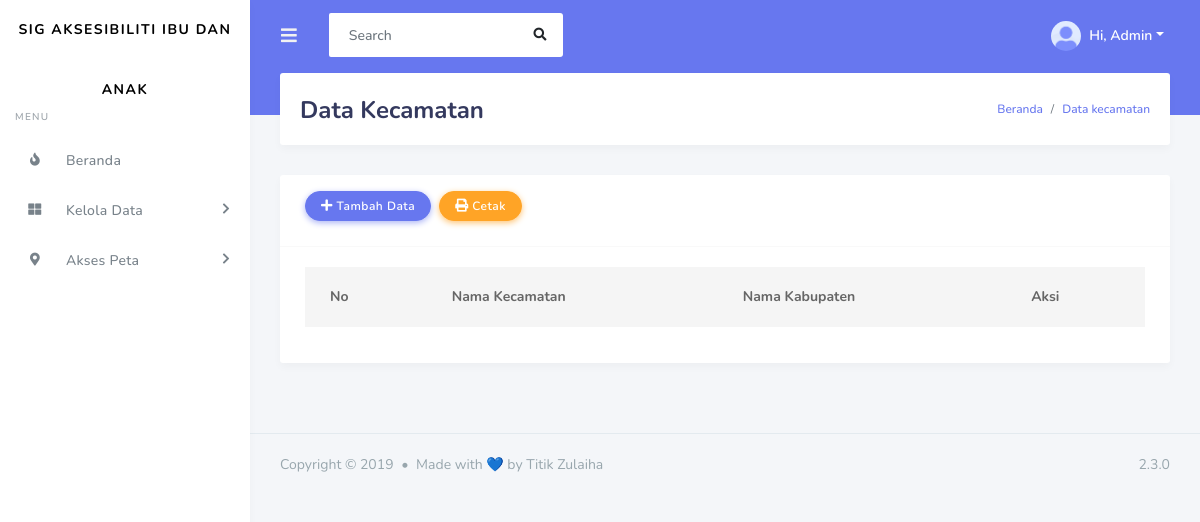
The app's page /admin/data_kecamatan.php (signed in), older data.
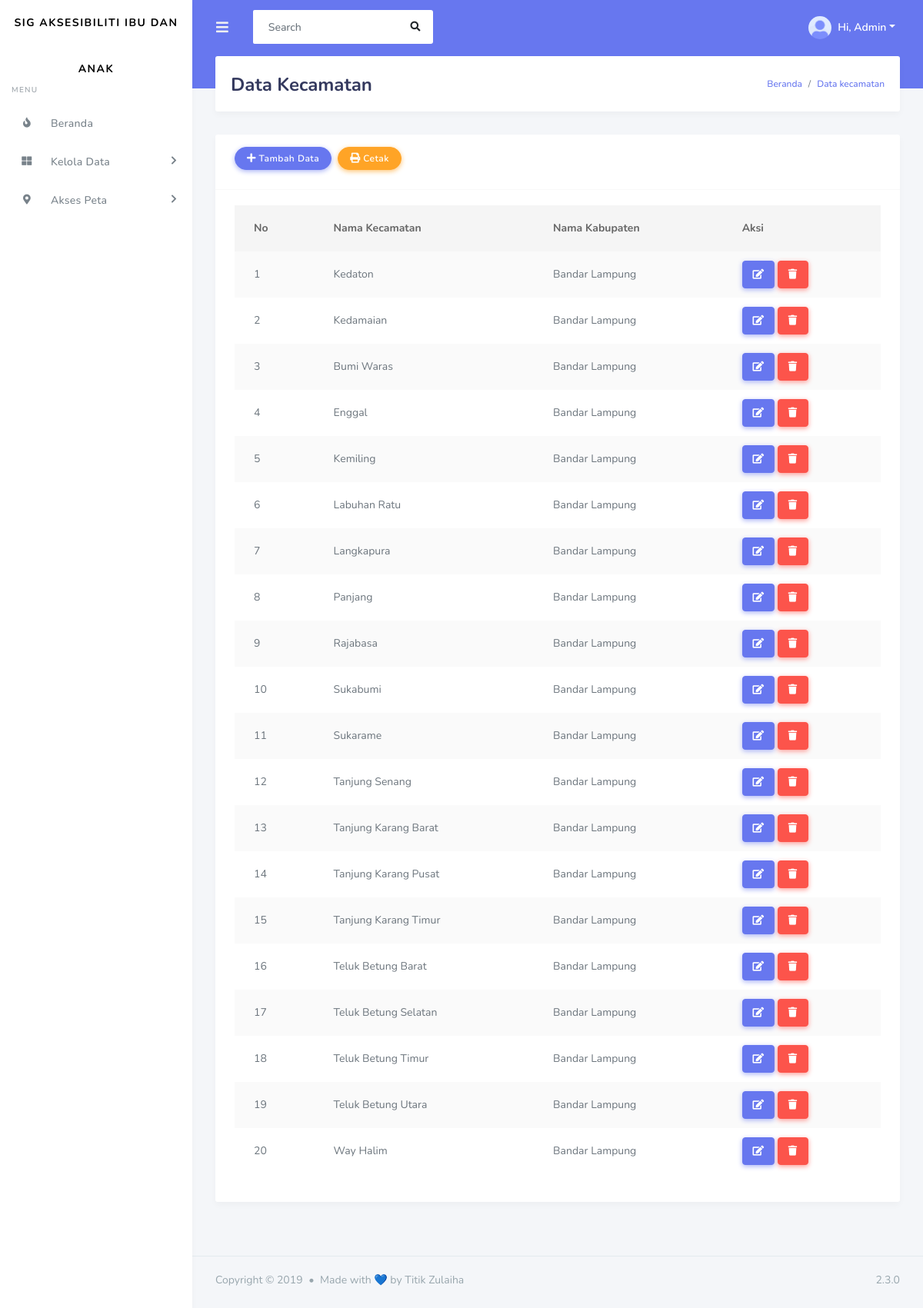
The same page, newer data.
### tables this page shows
CREATE TABLE `kecamatan` (
  `id_kecamatan` int(4) NOT NULL,
  `nama_kecamatan` varchar(150) NOT NULL,
  `area_kecamatan` varchar(150) DEFAULT NULL,
  `id_kabupaten` int(4) NOT NULL
);

CREATE TABLE `kabupaten` (
  `id_kabupaten` int(4) NOT NULL,
  `nama_kabupaten` varchar(150) NOT NULL,
  `area_kabupaten` varchar(150) DEFAULT NULL
);

### admin/data_kecamatan.php (the view, shortened to what this page needs)
<!DOCTYPE html>
<html lang="en">
<head>
    <link rel="stylesheet" href="../assets/modules/bootstrap/css/bootstrap.min.css">
    <link rel="stylesheet" href="https://use.fontawesome.com/releases/v5.7.2/css/all.css">
    <link rel="stylesheet" href="../assets/modules/datatables/datatables.min.css">
    <link rel="stylesheet" href="../assets/modules/datatables/DataTables-1.10.16/css/dataTables.bootstrap4.min.css">
    <link rel="stylesheet" href="../assets/modules/datatables/Select-1.2.4/css/select.bootstrap4.min.css">
    <link rel="stylesheet" href="../assets/css/style.css">
    <link rel="stylesheet" href="../assets/css/components.css">
</head>
<body>
    <div id="app">
        <div class="main-wrapper">
        <div class="navbar-bg"></div>
        <nav class="navbar navbar-expand-lg main-navbar">
            <form class="form-inline mr-auto">
            <ul class="navbar-nav mr-3">
                <li><a href="#" data-toggle="sidebar" class="nav-link nav-link-lg"><i class="fas fa-bars"></i></a></li>
            </ul>
            <div class="search-element">
                <input class="form-control" type="search" placeholder="Search" aria-label="Search" data-width="250">
                <button class="btn" type="submit"><i class="fas fa-search"></i></button>
            </div>
            </form>
            <ul class="navbar-nav navbar-right">
            <li class="dropdown"><a href="#" data-toggle="dropdown" class="nav-link dropdown-toggle nav-link-lg nav-link-user">
                <img alt="image" src="../assets/img/avatar/avatar-1.png" class="rounded-circle mr-1">
                <div class="d-sm-none d-lg-inline-block">Hi, Admin</div></a>
            </li>
            </ul>
        </nav>
        <div class="main-sidebar">
            <aside id="sidebar-wrapper">
            <div class="sidebar-brand">
                <a href="index.php">SIG Aksesibiliti Ibu dan Anak</a>
            </div>
            <ul class="sidebar-menu">
            <li class="menu-header">Menu</li>
            <li><a class="nav-link" href="index.php"><i class="fas fa-fire"></i> <span>Beranda</span></a></li>
                <li class="nav-item dropdown">
                    <a href="#" class="nav-link has-dropdown"><i class="fas fa-th-large"></i> <span>Kelola Data</span></a>
                </li>
                <li class="nav-item dropdown">
                    <a href="#" class="nav-link has-dropdown"><i class="fas fa-map-marker-alt"></i> <span>Akses Peta</span></a>
                </li>
            </aside>
        </div>
        <div class="main-content">
            <section class="section">
            <div class="section-header">
                <h1>Data Kecamatan</h1>
                <div class="section-header-breadcrumb">
                    <div class="breadcrumb-item"><a href="#">Beranda</a></div>
                    <div class="breadcrumb-item active"><a href="#">Data kecamatan</a></div>
                </div>
            </div>
            <div class="section-body">
                <div class="card">
                    <div class="card-header">
                        <div class="buttons">
                            <div class="card-header-form">
                                <div class="input-group">
                                    <a href="kecamatan/tambah_kecamatan.php" class="btn btn-primary" ><i class="fas fa-plus"></i> Tambah Data</a>
                                    <a href="cetakkecamatan.php" class="btn btn-warning" ><i class="fas fa-print"></i> Cetak</a>
                                </div>
                            </div>
                        </div>
                    </div>
                    <div class="card-body">
                        <div class="table-responsive">
                            <table id="data_kecamatan" class="table table-striped">
                                <thead>
                                    <tr>
                                        <th>No</th>
                                        <th>Nama Kecamatan</th>
                                        <th>Nama Kabupaten</th>
                                        <th>Aksi</th>
                                    </tr>
                                </thead>
                                <tbody>
                                    <?php
                                        include '../koneksi.php';
                                        $no = 1;
                                        $data = mysqli_query($koneksi,"SELECT * FROM kecamatan INNER JOIN kabupaten ON kabupaten.id_kabupaten = kecamatan.id_kabupaten");
                                        while($d = mysqli_fetch_array($data)){
                                            ?>
                                            <tr>
                                                <td><?php echo $no++; ?></td>
                                                <td><?php echo $d['nama_kecamatan']; ?></td>
                                                <td><?php echo $d['nama_kabupaten']; ?></td>
                                                <td>
                                                    <a class="btn btn-primary" href="kecamatan/edit.php?id=<?php echo $d['id_kecamatan']; ?>"><i class="fas fa-edit"></i></a>
                                                    <a class="btn btn-danger" href="kecamatan/proses_hapus.php?id=<?php echo $d['id_kecamatan']; ?>"><i class="fas fa-trash"></i></a>
                                                </td>
                                            </tr>
                                            <?php
                                        }
                                    ?>
                                </tbody>
                            </table>
                    </div>
                    </div>
                </div>
            </div>
            </section>
        </div>
        <footer class="main-footer">
            <div class="footer-left">
            Copyright &copy; 2019 <div class="bullet"></div> Made with 💙 by Titik Zulaiha</a>
            </div>
            <div class="footer-right">
            2.3.0
            </div>
        </footer>
        </div>
    </div>
</body>
</html>

Row changes from the older to the newer data that the page shows:
added kecamatan: nama_kecamatan "Kedaton", id_kabupaten.nama_kabupaten "Bandar Lampung"
added kecamatan: nama_kecamatan "Kedamaian", id_kabupaten.nama_kabupaten "Bandar Lampung"
added kecamatan: nama_kecamatan "Bumi Waras", id_kabupaten.nama_kabupaten "Bandar Lampung"
added kecamatan: nama_kecamatan "Enggal", id_kabupaten.nama_kabupaten "Bandar Lampung"
added kecamatan: nama_kecamatan "Kemiling", id_kabupaten.nama_kabupaten "Bandar Lampung"
added kecamatan: nama_kecamatan "Labuhan Ratu", id_kabupaten.nama_kabupaten "Bandar Lampung"
added kecamatan: nama_kecamatan "Langkapura", id_kabupaten.nama_kabupaten "Bandar Lampung"
added kecamatan: nama_kecamatan "Panjang", id_kabupaten.nama_kabupaten "Bandar Lampung"
added kecamatan: nama_kecamatan "Rajabasa", id_kabupaten.nama_kabupaten "Bandar Lampung"
added kecamatan: nama_kecamatan "Sukabumi", id_kabupaten.nama_kabupaten "Bandar Lampung"
added kecamatan: nama_kecamatan "Sukarame", id_kabupaten.nama_kabupaten "Bandar Lampung"
added kecamatan: nama_kecamatan "Tanjung Senang", id_kabupaten.nama_kabupaten "Bandar Lampung"
added kecamatan: nama_kecamatan "Tanjung Karang Barat", id_kabupaten.nama_kabupaten "Bandar Lampung"
added kecamatan: nama_kecamatan "Tanjung Karang Pusat", id_kabupaten.nama_kabupaten "Bandar Lampung"
added kecamatan: nama_kecamatan "Tanjung Karang Timur", id_kabupaten.nama_kabupaten "Bandar Lampung"
added kecamatan: nama_kecamatan "Teluk Betung Barat", id_kabupaten.nama_kabupaten "Bandar Lampung"
added kecamatan: nama_kecamatan "Teluk Betung Selatan", id_kabupaten.nama_kabupaten "Bandar Lampung"
added kecamatan: nama_kecamatan "Teluk Betung Timur", id_kabupaten.nama_kabupaten "Bandar Lampung"
added kecamatan: nama_kecamatan "Teluk Betung Utara", id_kabupaten.nama_kabupaten "Bandar Lampung"
added kecamatan: nama_kecamatan "Way Halim", id_kabupaten.nama_kabupaten "Bandar Lampung"
